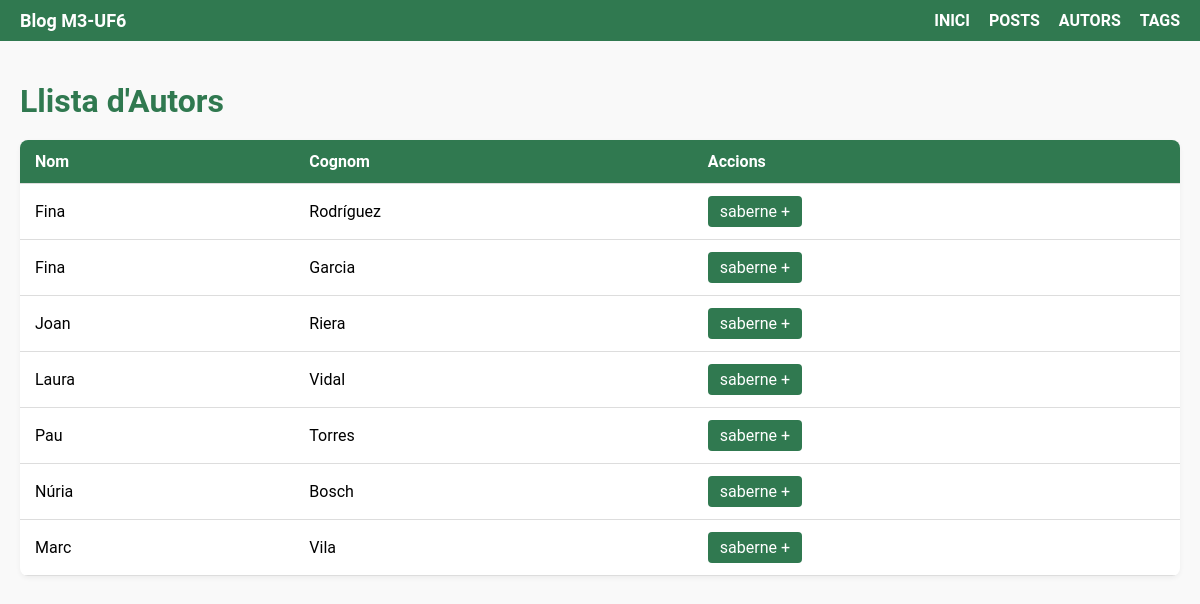
/autors/, run on the app's committed database.
### blog/models.py (models this page shows, shortened)
class Author(models.Model):
    nom = models.CharField(max_length=100)
    cognom = models.CharField(max_length=100)
    email_address = models.EmailField()

### blog/views.py (the view)
# urls.py: path("autors/", views.autors),
def autors(request):
    autors = Author.objects.all()
    return render(request, "blog/autors.html", {"autors": autors})

### blog/templates/blog/autors.html (shortened to what this page needs)
{% extends 'base.html' %}
{% load static %}
{% block content %}
<main class="main-autors">
    <h1>Llista d'Autors</h1>
    <table class="autors-table">
        <thead>
            <tr>
                <th>Nom</th>
                <th>Cognom</th>
                <th>Accions</th>
            </tr>
        </thead>
        <tbody>
            {% for autor in autors %}
            <tr>
                <td data-label="Nom">{{ autor.nom }}</td>
                <td data-label="Cognom">{{ autor.cognom }}</td>
                <td data-label="Accions">
                    <a href="{% url 'author-detail' autor.id %}" class="saberne-btn">saberne +</a>
                </td>
            </tr>
            {% endfor %}
        </tbody>
    </table>
</main>
{% endblock %}

### blog/static/blog/style.css (style rules this page uses)
body { font-family: 'Roboto'; margin: 0; padding: 0; background-color: #f9f9f9; }
main { padding-left: 20px; padding-right: 20px; padding-bottom: 20px; }
.main-autors { padding: 20px; }
.main-autors h1 { font-size: 32px; color: #307950; margin-bottom: 20px; }
.autors-table { width: 100%; border-collapse: collapse; background-color: white; box-shadow: 0 2px 5px rgba(0,0,0,0.05); border-radius: 8px; overflow: hidden; }
.autors-table thead { background-color: #307950; color: white; }
.autors-table th, .autors-table td { padding: 12px 15px; text-align: left; border-bottom: 1px solid #ddd; }
.saberne-btn { display: inline-block; padding: 6px 12px; background-color: #307950; color: white; border-radius: 4px; text-decoration: none; transition: background-color 0.3s ease, transform 0.2s; }

### data on the page
Author: nom "Fina", cognom "Rodríguez"
Author: nom "Fina", cognom "Garcia"
Author: nom "Joan", cognom "Riera"
Author: nom "Laura", cognom "Vidal"
Author: nom "Pau", cognom "Torres"
Author: nom "Núria", cognom "Bosch"
Author: nom "Marc", cognom "Vila"
